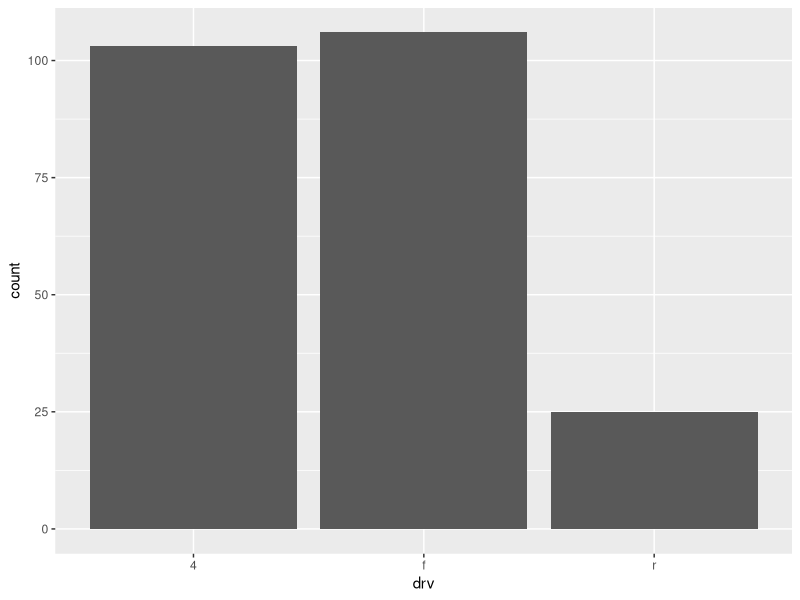
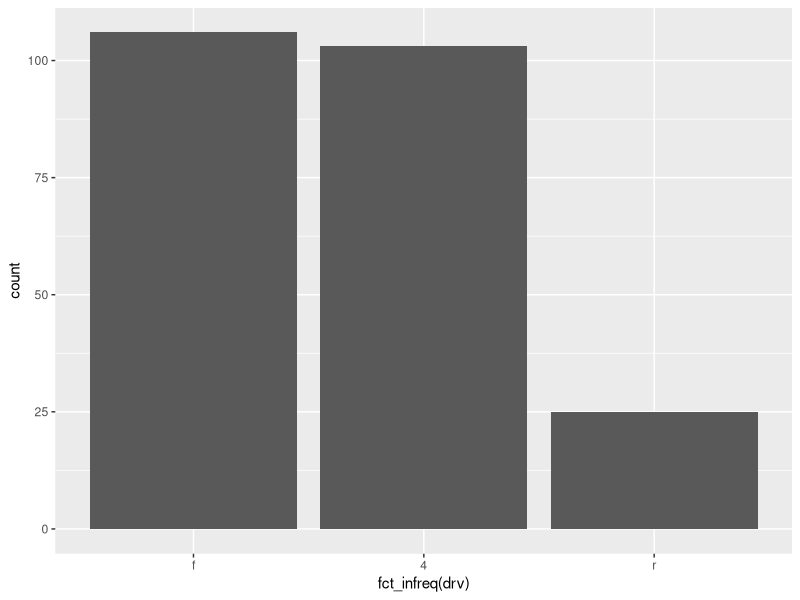
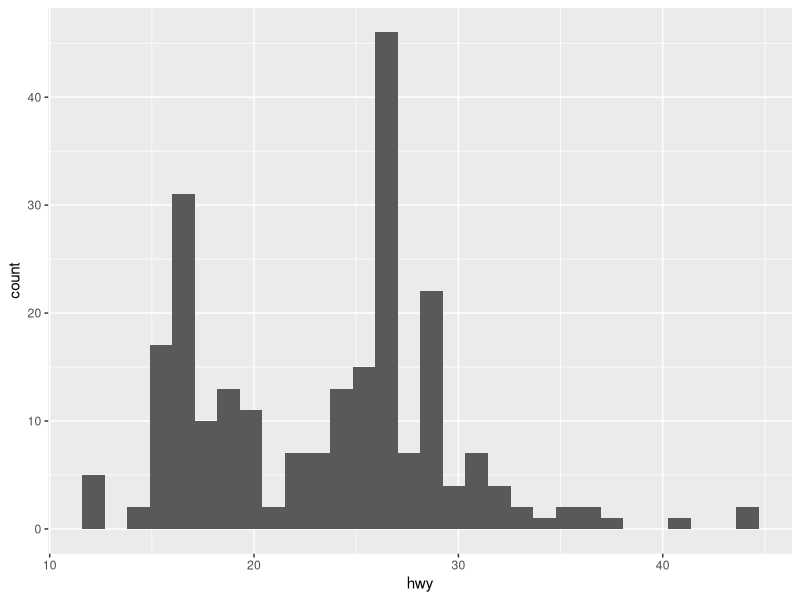
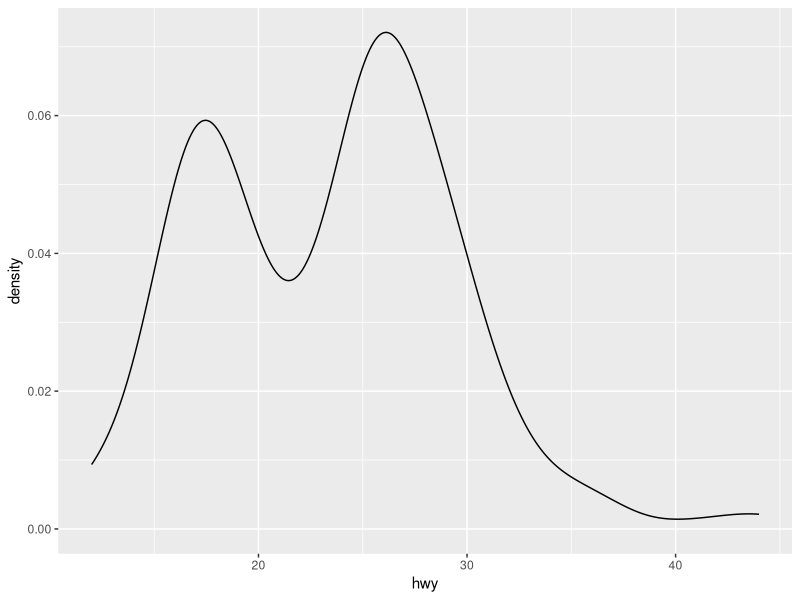
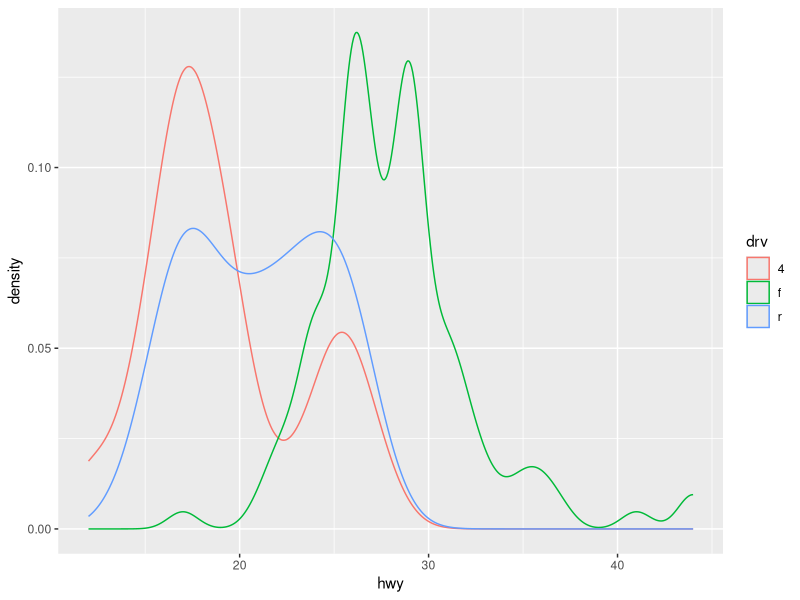
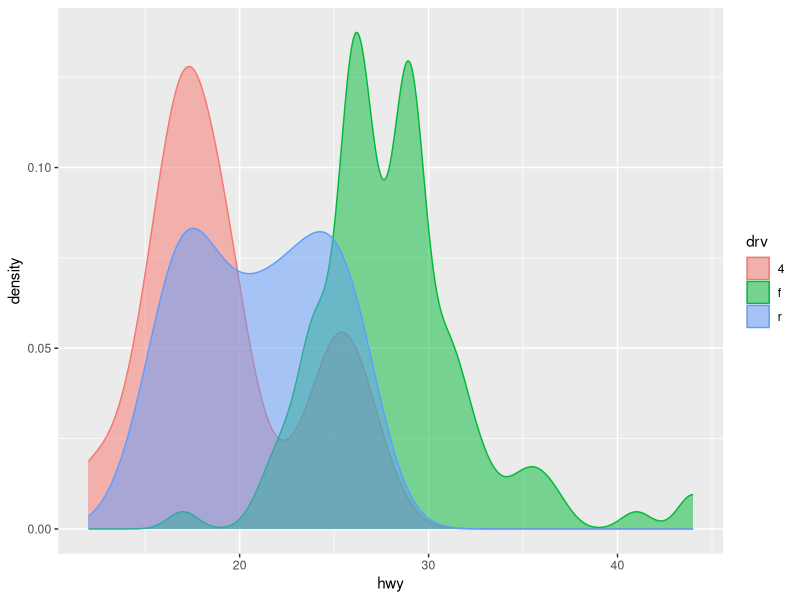

Reproduce these figures in R, in order.
## ---- chunk 1
#| echo: false

library(tidyverse)
library(ggthemes)
## ---- chunk 2
select(mpg, manufacturer, model, drv)
## ---- chunk 3
ggplot(mpg, aes(x = drv)) + 
  geom_bar()
## ---- chunk 4
ggplot(mpg, aes(x = fct_infreq(drv))) +
  geom_bar()
## ---- chunk 5
ggplot(mpg, aes(x = hwy)) +
  geom_histogram()
## ---- chunk 6
ggplot(mpg, aes(x = hwy)) +
  geom_density()
## ---- chunk 7
ggplot(mpg, aes(x = hwy, colour = drv)) +
  geom_density()
## ---- chunk 8
ggplot(mpg, aes(x = hwy, colour = drv, fill = drv)) +
  geom_density(alpha = 0.5)
